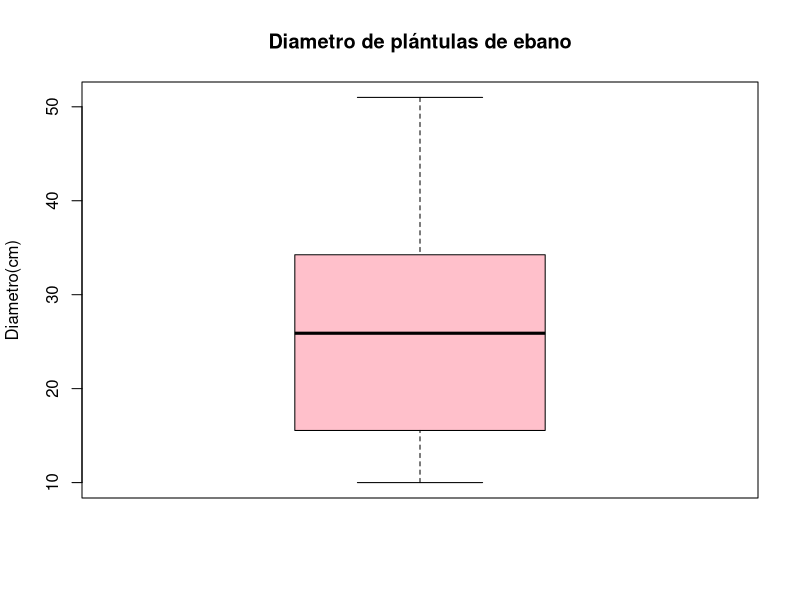
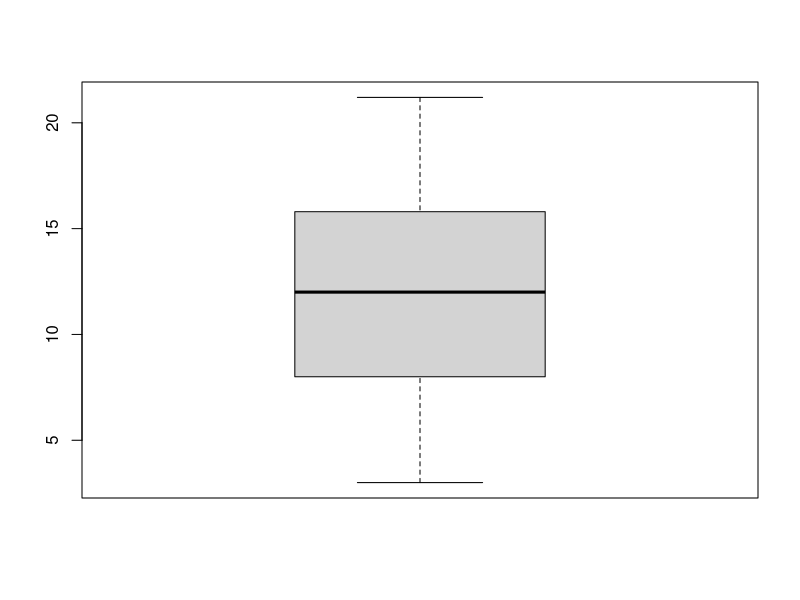
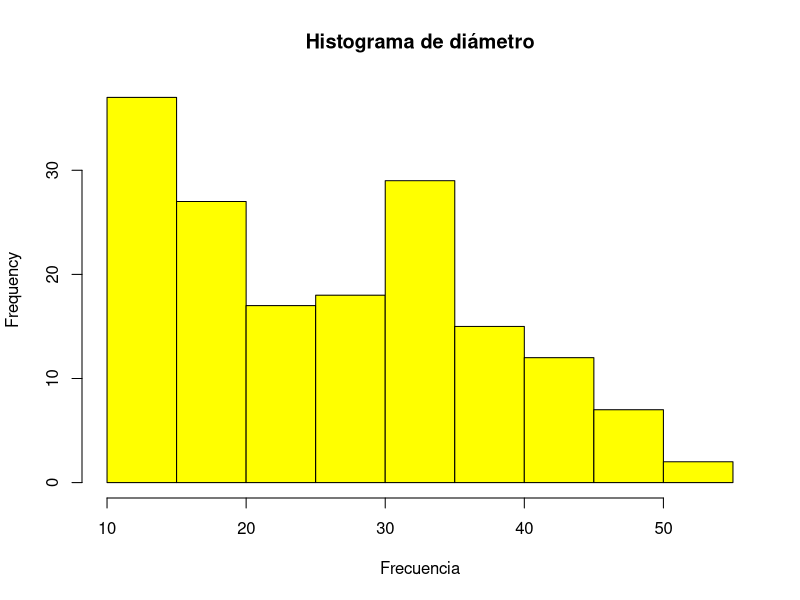

The R source for these figures, in order: (Note: this script raises an error after producing the figures.)
# Adriana Concepción Garza Pérez
# Matrícula: 1912963
# 30.01.2020

# Importar datos ----------------------------------------------------------

Bd.ebanos <- read.csv("ebanos.csv", header = TRUE)
head(Bd.ebanos)
summary(Bd.ebanos)


mean(Bd.ebanos$diametro)
mean(Bd.ebanos$altura)

sd(Bd.ebanos$diametro)
sd(Bd.ebanos$altura)


boxplot(Bd.ebanos$diametro, ylab="Diametro(cm)", col="pink", main= "Diametro de plántulas de ebano")
boxplot(Bd.ebanos$altura)

stem(Bd.ebanos$diametro)
stem(Bd.ebanos$altura)


hist(Bd.ebanos$diametro, col="yellow",
     xlab= "Frecuencia", main="Histograma de diámetro")


# condicionantes ----------------------------------------------------------

# ¿Cuantos individuos tienen un diametro menor que la media?

sum(Bd.ebanos$diametro < mean(Bd.ebanos$diametro))
sum(Bd.ebanos$diametro < 25.97)

# ¿C uantos individuos tienen un diámetro mayor que la media?

sum(Bd.ebanos$diametro > mean(Bd.ebanos$diametro))
sum(Bd.ebanos$diametro > 30)

# ¿Existe una observación igual a la media?

sum(Bd.ebanos$diametro == mean(Bd.ebanos$diametro))

"Subconjunto de datos subset"

ebanos.30 <- subset(Bd.ebanos,Bd.ebanos$diametro)
